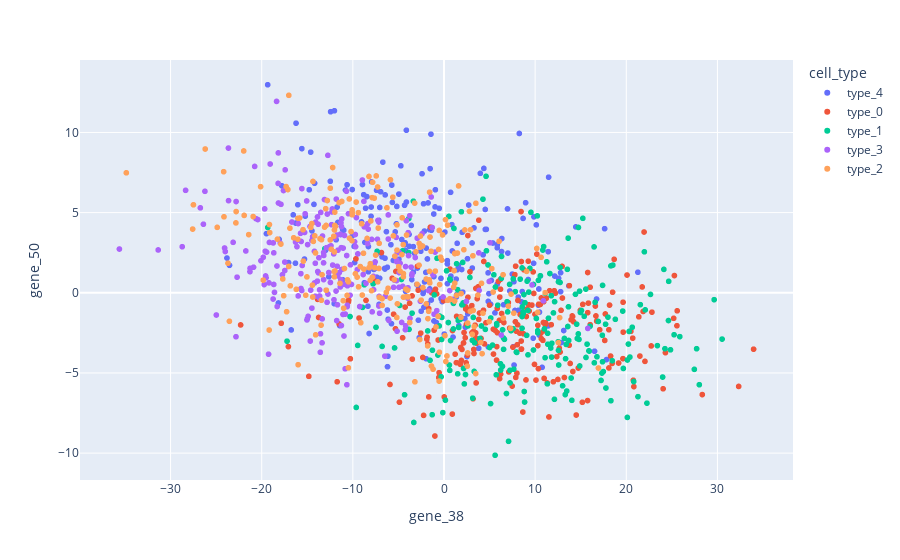

The cell this chart's notebook holds for it:
### Code cell
px.scatter(df_cells, x='gene_38', y='gene_50', color='cell_type',hover_data=['cell_type', 'gene_38', 'gene_50'])

### Figure 1 — Plotly figure (JSON) as saved in the notebook; plotly's stock layout.template omitted (floating-point values rounded to 4 significant figures; data arrays with more than 128 entries replaced by an {"elided": "..."} marker saying what was removed)
{"data": [{"customdata": {"elided": "237x1 str values"}, "hovertemplate": "cell_type=%{customdata[0]}<br>gene_38=%{x}<br>gene_50=%{y}<extra></extra>", "legendgroup": "type_4", "marker": {"color": "#636efa", "symbol": "circle"}, "mode": "markers", "name": "type_4", "showlegend": true, "type": "scattergl", "x": {"elided": "237 float values"}, "xaxis": "x", "y": {"elided": "237 float values"}, "yaxis": "y"}, {"customdata": {"elided": "242x1 str values"}, "hovertemplate": "cell_type=%{customdata[0]}<br>gene_38=%{x}<br>gene_50=%{y}<extra></extra>", "legendgroup": "type_0", "marker": {"color": "#EF553B", "symbol": "circle"}, "mode": "markers", "name": "type_0", "showlegend": true, "type": "scattergl", "x": {"elided": "242 float values"}, "xaxis": "x", "y": {"elided": "242 float values"}, "yaxis": "y"}, {"customdata": {"elided": "240x1 str values"}, "hovertemplate": "cell_type=%{customdata[0]}<br>gene_38=%{x}<br>gene_50=%{y}<extra></extra>", "legendgroup": "type_1", "marker": {"color": "#00cc96", "symbol": "circle"}, "mode": "markers", "name": "type_1", "showlegend": true, "type": "scattergl", "x": {"elided": "240 float values"}, "xaxis": "x", "y": {"elided": "240 float values"}, "yaxis": "y"}, {"customdata": {"elided": "239x1 str values"}, "hovertemplate": "cell_type=%{customdata[0]}<br>gene_38=%{x}<br>gene_50=%{y}<extra></extra>", "legendgroup": "type_3", "marker": {"color": "#ab63fa", "symbol": "circle"}, "mode": "markers", "name": "type_3", "showlegend": true, "type": "scattergl", "x": {"elided": "239 float values"}, "xaxis": "x", "y": {"elided": "239 float values"}, "yaxis": "y"}, {"customdata": {"elided": "242x1 str values"}, "hovertemplate": "cell_type=%{customdata[0]}<br>gene_38=%{x}<br>gene_50=%{y}<extra></extra>", "legendgroup": "type_2", "marker": {"color": "#FFA15A", "symbol": "circle"}, "mode": "markers", "name": "type_2", "showlegend": true, "type": "scattergl", "x": {"elided": "242 float values"}, "xaxis": "x", "y": {"elided": "242 float values"}, "yaxis": "y"}], "layout": {"legend": {"title": {"text": "cell_type"}, "tracegroupgap": 0}, "margin": {"t": 60}, "xaxis": {"anchor": "y", "domain": [0, 1], "title": {"text": "gene_38"}}, "yaxis": {"anchor": "x", "domain": [0, 1], "title": {"text": "gene_50"}}}}
